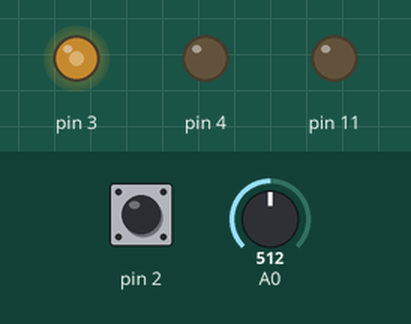
A sketch run on a simulated Arduino Uno, built with avr-gcc and run on an emulated ATmega328P. Shown: output pins drawn as LEDs (lit = HIGH). Inputs (shaded band) come from the test bench; at power-on: A0 = 512, pin 2 HIGH. What the sketch prints to the serial monitor is not drawn.

Above: at 1.2 s.
1.3 s: A0 set to 716
At 1.7 s:
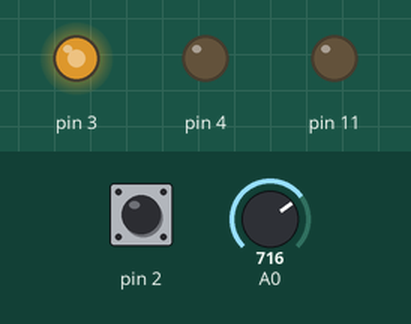
2.8 s: A0 set to 900
At 4.0 s:
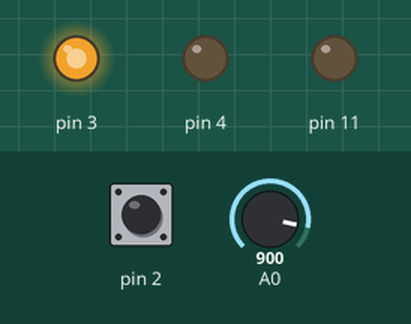
4.3 s: A0 set to 122
At 5.2 s:
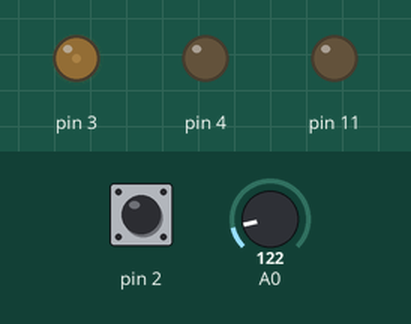
5.8 s: A0 set to 0
At 6.4 s:
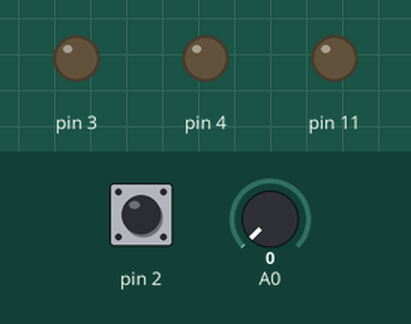
7.3 s: pin 2 pulled LOW for 0.15 s
Timing chart, 0 to 9.9 s (numbered marks = the images above; inputs shaded):
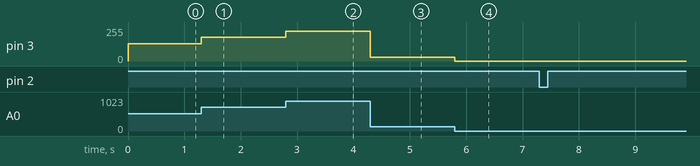

Measured:
- after the input at 1.3 s, pin 3: 128/255 → 179/255 at once
- after the input at 2.8 s, pin 3: 179/255 → 225/255 at once
- after the input at 4.3 s, pin 3: 225/255 → 30/255 at once
- after the input at 5.8 s, pin 3: 30/255 → 0/255 at once

The sketch:

Nathan_Final_Zoetrope_Code2.ino
```cpp
#define forward 1
#define reverse 0
unsigned long old_value, new_value, time_flash, spacing;
unsigned long TP = 0;

void setup() {
  pinMode(2, INPUT_PULLUP);
  pinMode(3, OUTPUT);
  pinMode(4, OUTPUT);
  pinMode(11, OUTPUT);
  Serial.begin(9600);
  attachInterrupt(digitalPinToInterrupt(2), detect, FALLING);
}

void loop() {
  motor(reverse);
  int sensorValue = analogRead(A0) / 4;
  //Serial.println(sensorValue);
  analogWrite(3, sensorValue);
  if (millis() >= TP) {
    TP = millis();
    TP = TP + spacing;
    flash();

  }


}

void motor(int spin) {
  if (spin == forward)
  {
    digitalWrite(4, HIGH);
  }
  if (spin == reverse)
  {
    digitalWrite(4, LOW);
  }
}

void detect() {
  new_value = millis();
  time_flash = new_value - old_value;
  old_value = new_value;
  Serial.println(time_flash);
  spacing = (time_flash) / 11;
}

void flash() {
  if (time_flash >= 350) {
    digitalWrite(11, HIGH);
    delayMicroseconds(1000);
    digitalWrite(11, LOW);
  }

}
```
